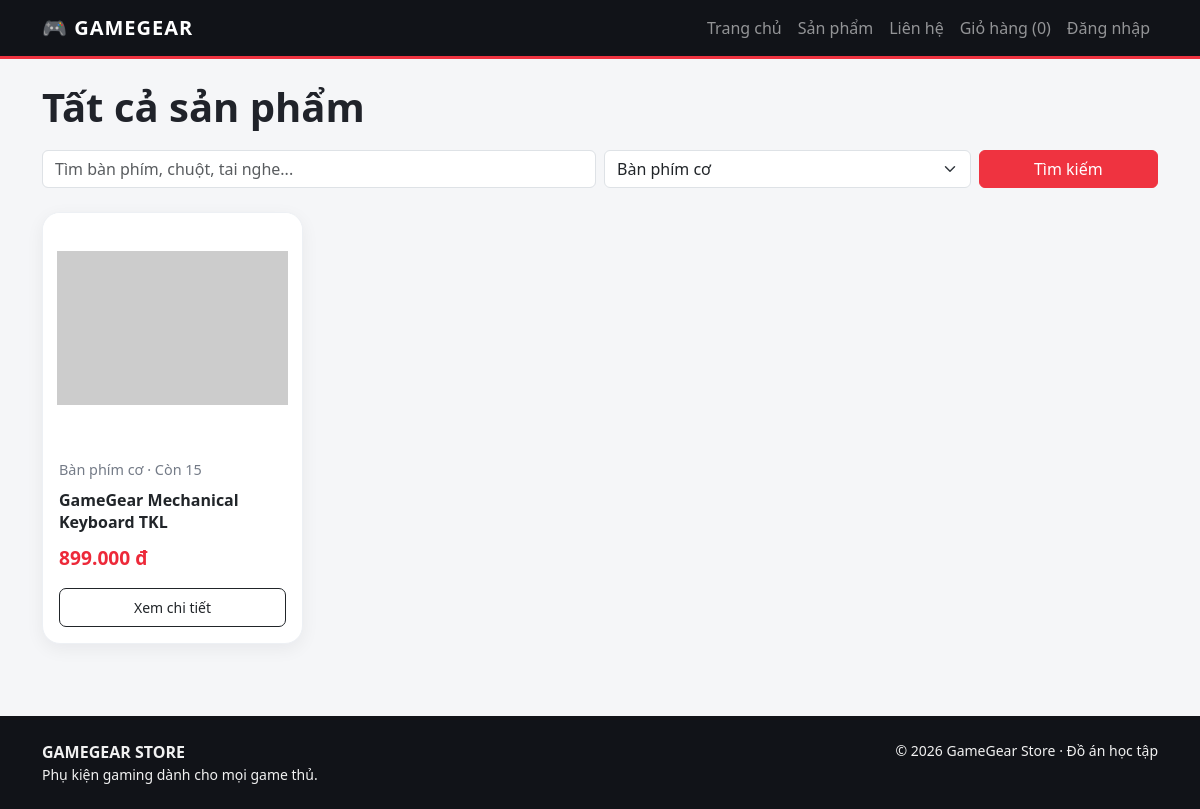
The app's page /products.php?category=2 with its own data.
### tables this page shows
CREATE TABLE products (
 product_id INT AUTO_INCREMENT PRIMARY KEY,
 category_id INT NULL,
 product_name VARCHAR(180) NOT NULL,
 price DECIMAL(12,2) NOT NULL DEFAULT 0 CHECK(price >= 0),
 quantity INT NOT NULL DEFAULT 0 CHECK(quantity >= 0),
 image VARCHAR(500) NULL,
 description TEXT NULL,
 created_at DATETIME NOT NULL DEFAULT CURRENT_TIMESTAMP,
 CONSTRAINT fk_products_category FOREIGN KEY(category_id) REFERENCES categories(category_id) ON UPDATE CASCADE ON DELETE SET NULL,
 INDEX idx_products_name(product_name), INDEX idx_products_category(category_id)
);

CREATE TABLE categories (
 category_id INT AUTO_INCREMENT PRIMARY KEY,
 category_name VARCHAR(100) NOT NULL UNIQUE,
 description TEXT NULL
);

### config.php (called while the page is built, shortened)
<?php
function e($value) { return htmlspecialchars((string)$value, ENT_QUOTES, 'UTF-8'); }
function money($value) { return number_format((float)$value, 0, ',', '.') . ' đ'; }
?>

### products.php (the view)
<?php require 'config.php'; $pageTitle='Sản phẩm'; $q=trim($_GET['q']??''); $cat=(int)($_GET['category']??0); $categories=$pdo->query('SELECT * FROM categories ORDER BY category_name')->fetchAll(); $sql='SELECT p.*,c.category_name FROM products p LEFT JOIN categories c ON p.category_id=c.category_id WHERE 1=1'; $params=[]; if($q!==''){$sql.=' AND p.product_name LIKE ?';$params[]="%$q%";} if($cat){$sql.=' AND p.category_id=?';$params[]=$cat;} $sql.=' ORDER BY p.product_id DESC'; $st=$pdo->prepare($sql);$st->execute($params);$products=$st->fetchAll(); require 'includes/header.php'; ?>
<h1 class="section-title">Tất cả sản phẩm</h1><form class="row g-2 mb-4" method="get"><div class="col-md-6"><input class="form-control" name="q" value="<?= e($q) ?>" placeholder="Tìm bàn phím, chuột, tai nghe..."></div><div class="col-md-4"><select class="form-select" name="category"><option value="0">Tất cả danh mục</option><?php foreach($categories as $c): ?><option value="<?= $c['category_id'] ?>" <?= $cat===$c['category_id']?'selected':'' ?>><?= e($c['category_name']) ?></option><?php endforeach; ?></select></div><div class="col-md-2 d-grid"><button class="btn btn-red">Tìm kiếm</button></div></form><div class="row g-4"><?php foreach($products as $p): ?><div class="col-6 col-md-4 col-lg-3"><div class="card product-card"><img class="product-img" src="<?= e($p['image'] ?: 'https://placehold.co/600x400?text=GameGear') ?>" alt="<?= e($p['product_name']) ?>"><div class="card-body d-flex flex-column"><div class="small-muted"><?= e($p['category_name']??'Phụ kiện') ?> · Còn <?= (int)$p['quantity'] ?></div><h5 class="fs-6 mt-2"><?= e($p['product_name']) ?></h5><div class="price mt-auto mb-3"><?= money($p['price']) ?></div><a class="btn btn-outline-dark btn-sm" href="product.php?id=<?= (int)$p['product_id'] ?>">Xem chi tiết</a></div></div></div><?php endforeach; ?><?php if(!$products): ?><p>Không tìm thấy sản phẩm phù hợp.</p><?php endif; ?></div><?php require 'includes/footer.php'; ?>

### assets/css/style.css (style rules this page uses)
:root { --gg-red:#ef3340;--gg-dark:#111318;--gg-panel:#1a1d24 }
body { background:#f5f6f8;color:#20232a;font-family:system-ui,-apple-system,Segoe UI,sans-serif }
.btn-red { background:var(--gg-red);border-color:var(--gg-red);color:white }
.product-card { border:0;border-radius:14px;overflow:hidden;box-shadow:0 4px 18px #1218270c;height:100%;transition:transform .18s }
.product-img { height:190px;object-fit:cover;background:#e9ebef }
.price { color:#d52a36;font-size:1.1rem;font-weight:800 }
.section-title { font-weight:800;margin-bottom:1.2rem }
.small-muted { color:#747b87;font-size:.9rem }
.product-card { height: 100%; overflow: hidden; border: 1px solid #edf0f4; border-radius: 18px; background: #fff; box-shadow: 0 5px 18px rgba(20, 25, 35, 0.06); transition: transform 0.25s ease, box-shadow 0.25s ease; }
.product-img { display: block; width: 100%; height: 230px; padding: 14px; box-sizing: border-box; object-fit: contain; object-position: center; background: #fff; }
.product-card .card-body { padding: 16px; }
.product-card .card-body h5 { min-height: 44px; line-height: 1.4; margin-bottom: 10px; font-weight: 600; }
.product-card .price { color: #ed2939; font-size: 1.2rem; font-weight: 750; }
.product-card .btn { margin-top: 0; padding: 8px 12px; border-radius: 7px; transition: all 0.2s ease; }

### records on screen
products: category.category_name "Bàn phím cơ", quantity "15", product_name "GameGear Mechanical Keyboard TKL", price "899.000 đ"

### other values on screen
array_sum($_SESSION['cart'] ?? []) "0"
form field category "Bàn phím cơ"
